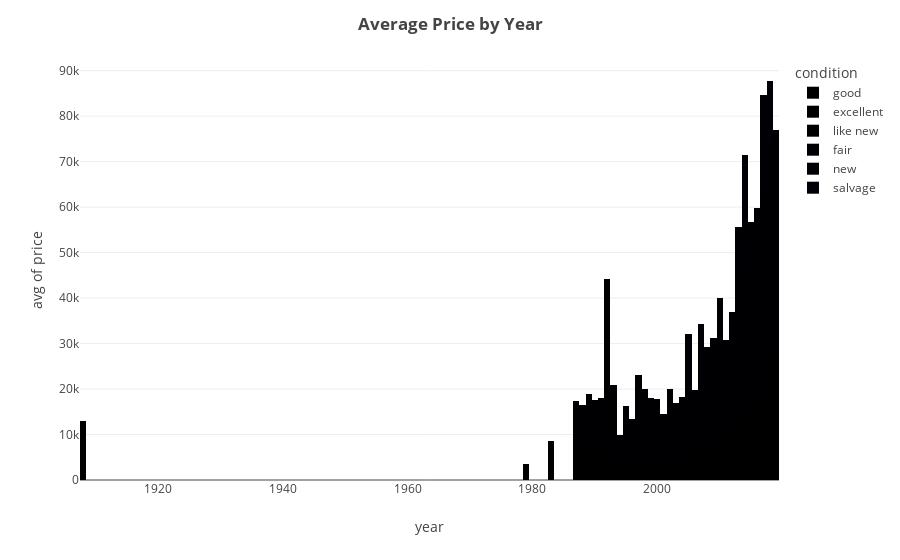

Notebook code cell kept with this figure:
### Code cell
fig1.show()

### Figure 1 — Plotly figure (JSON) as saved in the notebook; plotly's stock layout.template omitted (floating-point values rounded to 4 significant figures; data arrays with more than 128 entries replaced by an {"elided": "..."} marker saying what was removed)
{"data": [{"alignmentgroup": "True", "bingroup": "x", "histfunc": "avg", "hovertemplate": "condition=good<br>year=%{x}<br>avg of price=%{y}<extra></extra>", "legendgroup": "good", "marker": {"color": "#000001", "pattern": {"shape": ""}}, "name": "good", "offsetgroup": "good", "orientation": "v", "showlegend": true, "type": "histogram", "x": {"elided": "1790 int values"}, "xaxis": "x", "y": {"elided": "1790 int values"}, "yaxis": "y"}, {"alignmentgroup": "True", "bingroup": "x", "histfunc": "avg", "hovertemplate": "condition=excellent<br>year=%{x}<br>avg of price=%{y}<extra></extra>", "legendgroup": "excellent", "marker": {"color": "#000002", "pattern": {"shape": ""}}, "name": "excellent", "offsetgroup": "excellent", "orientation": "v", "showlegend": true, "type": "histogram", "x": {"elided": "2742 int values"}, "xaxis": "x", "y": {"elided": "2742 int values"}, "yaxis": "y"}, {"alignmentgroup": "True", "bingroup": "x", "histfunc": "avg", "hovertemplate": "condition=like new<br>year=%{x}<br>avg of price=%{y}<extra></extra>", "legendgroup": "like new", "marker": {"color": "#000003", "pattern": {"shape": ""}}, "name": "like new", "offsetgroup": "like new", "orientation": "v", "showlegend": true, "type": "histogram", "x": {"elided": "507 int values"}, "xaxis": "x", "y": {"elided": "507 int values"}, "yaxis": "y"}, {"alignmentgroup": "True", "bingroup": "x", "histfunc": "avg", "hovertemplate": "condition=fair<br>year=%{x}<br>avg of price=%{y}<extra></extra>", "legendgroup": "fair", "marker": {"color": "#000004", "pattern": {"shape": ""}}, "name": "fair", "offsetgroup": "fair", "orientation": "v", "showlegend": true, "type": "histogram", "x": {"elided": "140 int values"}, "xaxis": "x", "y": {"elided": "140 int values"}, "yaxis": "y"}, {"alignmentgroup": "True", "bingroup": "x", "histfunc": "avg", "hovertemplate": "condition=new<br>year=%{x}<br>avg of price=%{y}<extra></extra>", "legendgroup": "new", "marker": {"color": "#000005", "pattern": {"shape": ""}}, "name": "new", "offsetgroup": "new", "orientation": "v", "showlegend": true, "type": "histogram", "x": [2018, 2007, 2018, 2018, 2010, 2018, 2017, 2010], "xaxis": "x", "y": [30000, 7500, 1, 1, 6500, 30000, 21999, 6995], "yaxis": "y"}, {"alignmentgroup": "True", "bingroup": "x", "histfunc": "avg", "hovertemplate": "condition=salvage<br>year=%{x}<br>avg of price=%{y}<extra></extra>", "legendgroup": "salvage", "marker": {"color": "#000006", "pattern": {"shape": ""}}, "name": "salvage", "offsetgroup": "salvage", "orientation": "v", "showlegend": true, "type": "histogram", "x": [2003, 2004, 2014, 2007, 2001, 2005, 2012, 2001, 1994], "xaxis": "x", "y": [800, 800, 13200, 2500, 500, 2500, 1000, 3000, 1500], "yaxis": "y"}], "layout": {"barmode": "relative", "legend": {"title": {"text": "condition"}, "tracegroupgap": 0}, "margin": {"t": 60}, "title": {"text": "<b>Average Price by Year</b>"}, "xaxis": {"anchor": "y", "domain": [0, 1], "title": {"text": "year"}}, "yaxis": {"anchor": "x", "domain": [0, 1], "title": {"text": "avg of price"}}}}
